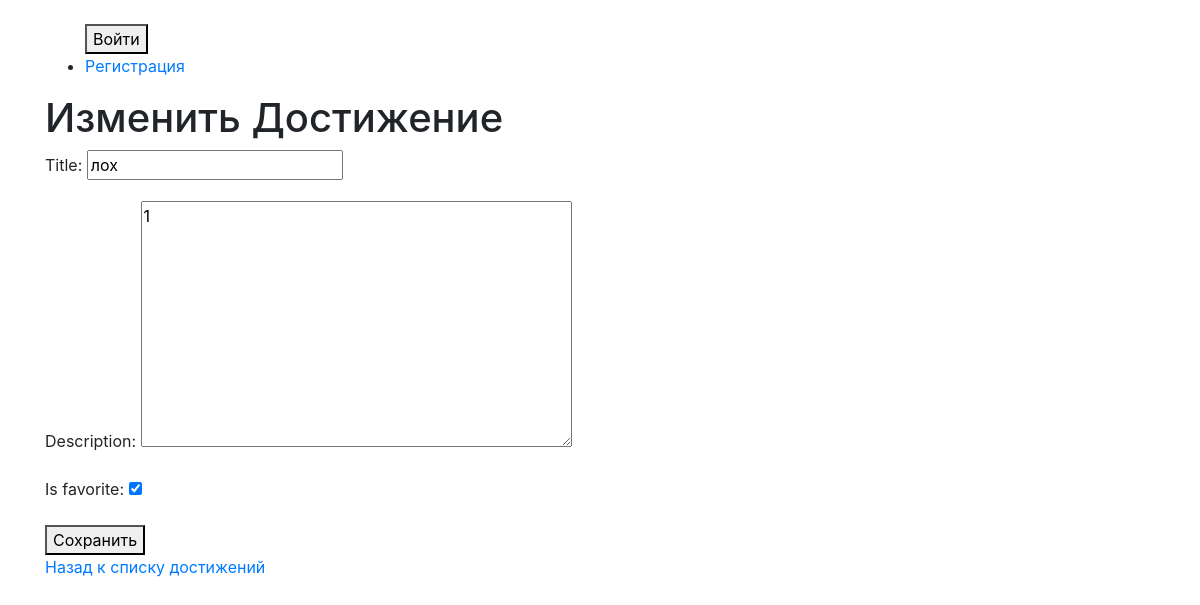
Page /achievement/2/edit/ on the committed database.
### app/models.py (models this page shows, shortened)
class Advantage(models.Model):
    objects = None
    id = models.AutoField(primary_key=True)  # Явно добавляем поле id
    title = models.CharField(max_length=200)
    created_at = models.DateTimeField(auto_now_add=True)  # Дата создания
    is_favorite = models.BooleanField(default=False)  # Поле для "избранного"
    description = models.TextField()
    likes_count = models.IntegerField(default=0)  # Количество лайков
    dislikes_count = models.IntegerField(default=0)

### app/views.py (the view)
# urls.py: path('achievement/<int:achievement_id>/edit/', achievement_update, name='achievement_update'),
def achievement_update(request, achievement_id):
    achievement = get_object_or_404(Advantage, id=achievement_id)
    if request.method == 'POST':
        form = AchievementForm(request.POST, instance=achievement)
        if form.is_valid():
            form.save()
            return redirect('achievement', achievement_id=achievement.id)  # Замените на ваше URL для деталей достижения
    else:
        form = AchievementForm(instance=achievement)
    return render(request, 'achievement_form.html', {'form': form})

### app/forms.py
class AchievementForm(forms.ModelForm):
    class Meta:
        model = Advantage
        fields = ['title', 'description', 'is_favorite']

### app/templates/achievement_form.html (shortened to what this page needs)
{% extends 'app/base.html' %}
{% block content %}
    <h1>{% if form.instance.pk %}Изменить{% else %}Добавить{% endif %} Достижение</h1>
    <form method="post">
        {{ form.as_p }}
        <button type="submit">Сохранить</button>
    </form>
    <a href="{% url 'achievements' %}">Назад к списку достижений</a>
{% endblock %}

### rows in the picture
Advantage: title "лох", description "1", is_favorite "☑"
